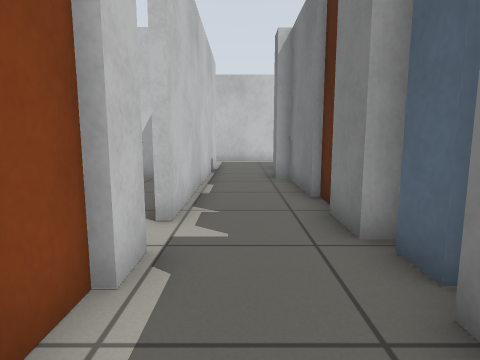
View 1 (above)

16 first-person views from a walk through a robot-simulator world made for Gazebo. The camera is 0.72 m above the floor, tilts 8° down and sees 75° across. The floor is counted in squares, 0.5 m on a side. Each view is taken from the middle of a square. On the plan, view 1 faces up. The plan holds only what a view shows up to about 15 squares ahead; the rest is blank. The place goes on beyond the plan.

View 2
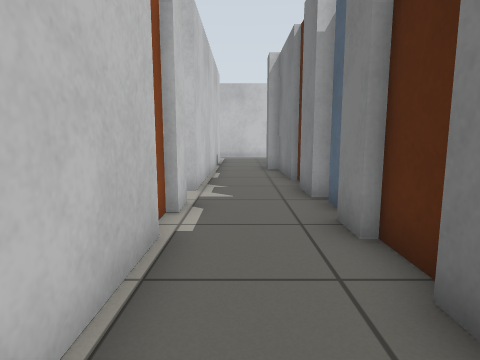

View 3
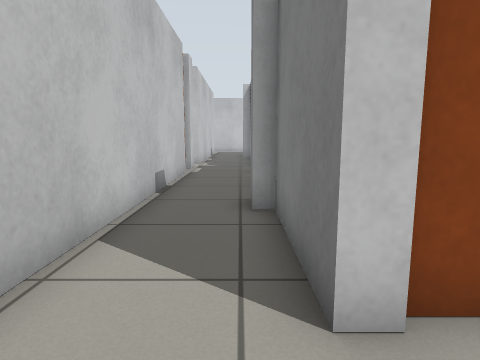

View 4
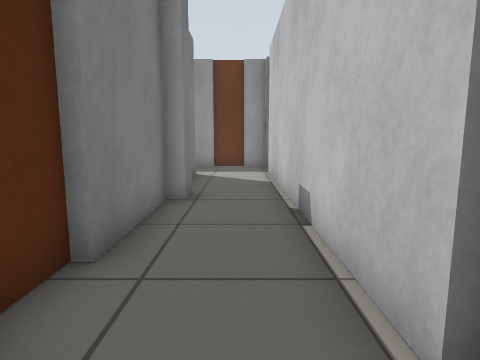

View 5
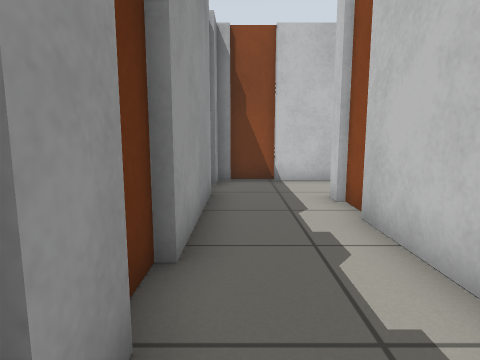

View 6
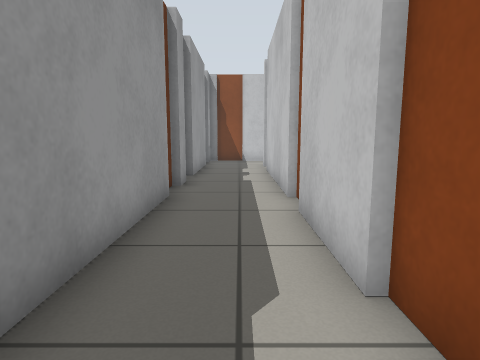

View 7
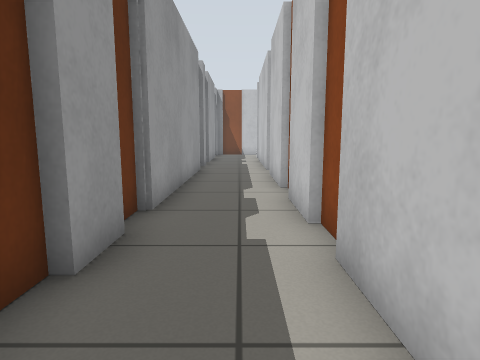

View 8
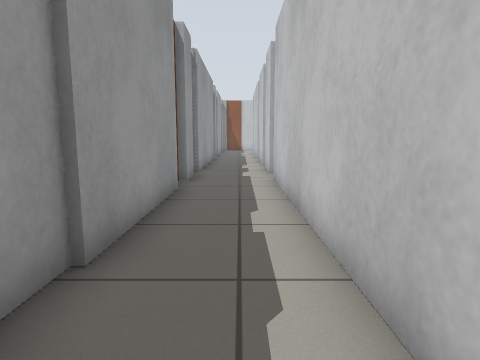

View 9
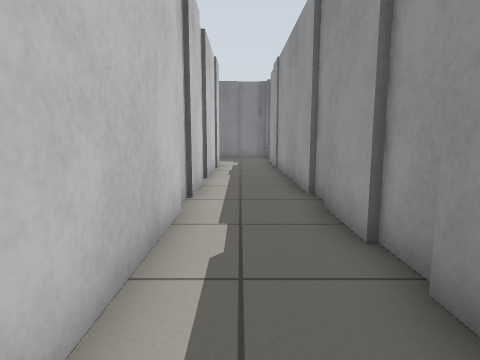

View 10
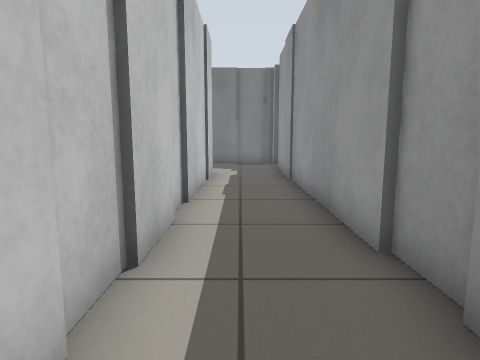

View 11
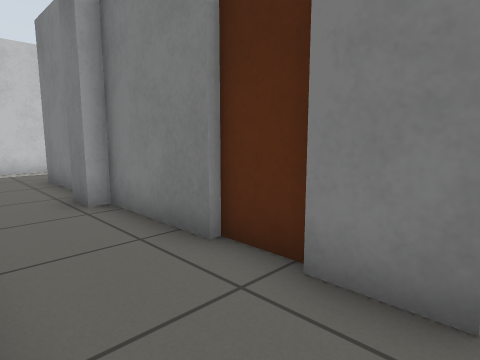

View 12
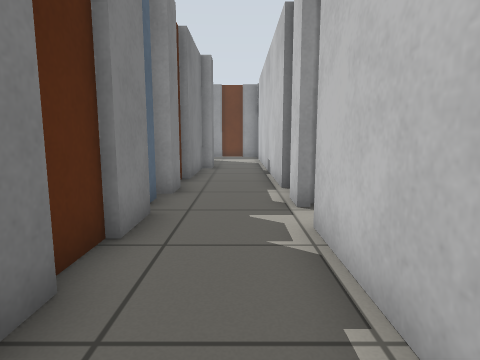

View 13
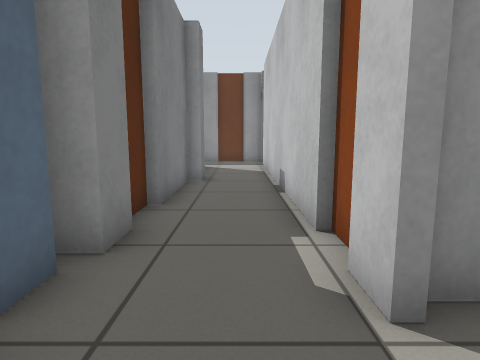

View 14
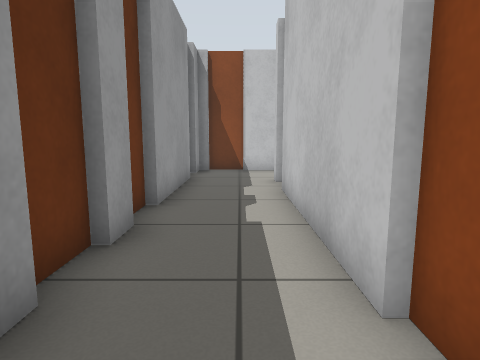

View 15
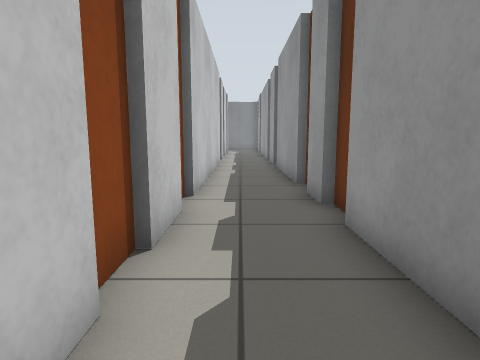

View 16
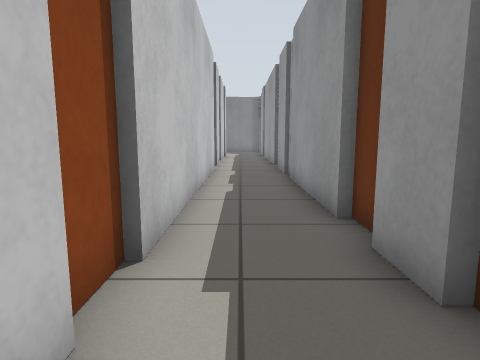

### Floor plan
Ten units are one square. View 1 is at (0, 0); x grows to the right and y downward. Boxes are objects, and circles mark ways between rooms. Rooms are numbered by the first view taken in them; rooms with no view inside come last. Other rooms are left out.
<svg viewBox="-19 -150 419 274">
<path fill="none" stroke="#000" d="M-12 -39 -12 -28M17 -43 17 -58M19 -56 19 -74M-14 -29 -14 -12M17 -72 17 -106 12 -106 12 -116M19 -28 19 -38M-12 -14 -12 55M17 -11 17 -23M19 5 19 -12M17 -130 17 -145M-12 -145 -12 -51M12 50 12 40 17 40 17 4M180 89 158 89M184 117 200 117M195 87 179 87M170 119 185 119M159 87 142 87M199 119 215 119M144 89 110 89M214 117 268 117M105 87 96 87M98 89 36 89M95 117 171 117M266 119 281 119M280 117 302 117M80 119 92 119M70 117 81 117M299 89 194 89M304 119 318 119M55 119 65 119M316 117 395 117M32 87 21 87M334 89 300 89M22 89 17 89 17 50 12 50M11 117 56 117M-2 119 12 119M-12 112 -12 117 -1 117M-14 98 -14 114M-12 55 -12 99M395 89 338 89"/>
<circle cx="0" cy="50" r="3" fill="#2a7"/>
<text x="0" y="-50">1</text>
<text x="180" y="100">2</text>
</svg>
Room 1 opens to room 2.

Where each view was taken, in squares from view 1:
view 1: 0 up, 0 right, facing up
view 2: 3 down, 0 right, facing up
view 3: 11 down, 1 right, facing up
view 4: 3 up, 0 right, facing down
view 5: 11 down, 9 right, facing left
view 6: 10 down, 17 right, facing left
view 7: 10 down, 23 right, facing left
view 8: 10 down, 30 right, facing left
view 9: 10 down, 24 right, facing right
view 10: 10 down, 28 right, facing right
view 11: 4 up, 1 left, facing up-right
view 12: 10 up, 0 right, facing down
view 13: 6 up, 0 right, facing down
view 14: 10 down, 12 right, facing left
view 15: 10 down, 12 right, facing right
view 16: 10 down, 16 right, facing right
